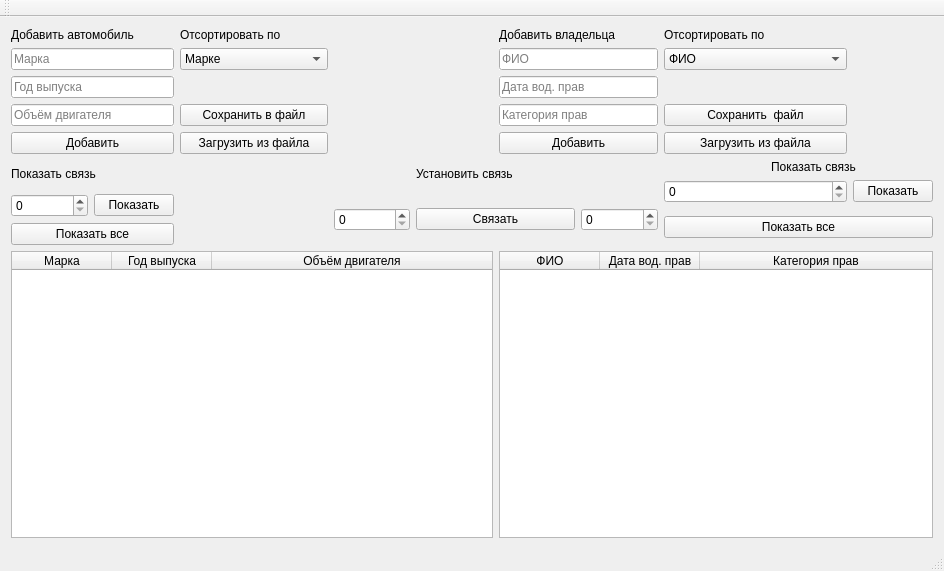
<?xml version="1.0" encoding="UTF-8"?>
<ui version="4.0">
 <class>MainWindow</class>
 <widget class="QMainWindow" name="MainWindow">
  <property name="geometry">
   <rect>
    <x>0</x>
    <y>0</y>
    <width>944</width>
    <height>571</height>
   </rect>
  </property>
  <property name="windowTitle">
   <string>MainWindow</string>
  </property>
  <property name="autoFillBackground">
   <bool>true</bool>
  </property>
  <widget class="QWidget" name="centralWidget">
   <layout class="QGridLayout" name="gridLayout">
    <item row="7" column="0" rowspan="2">
     <widget class="QSpinBox" name="spinBox">
      <property name="autoFillBackground">
       <bool>true</bool>
      </property>
     </widget>
    </item>
    <item row="10" column="5" colspan="5">
     <widget class="QTableWidget" name="tableWidget_2">
      <property name="autoFillBackground">
       <bool>true</bool>
      </property>
      <property name="editTriggers">
       <set>QAbstractItemView::NoEditTriggers</set>
      </property>
      <attribute name="horizontalHeaderStretchLastSection">
       <bool>true</bool>
      </attribute>
      <column>
       <property name="text">
        <string>ФИО</string>
       </property>
      </column>
      <column>
       <property name="text">
        <string>Дата вод. прав</string>
       </property>
      </column>
      <column>
       <property name="text">
        <string>Категория прав</string>
       </property>
      </column>
     </widget>
    </item>
    <item row="2" column="0" colspan="2">
     <widget class="QLineEdit" name="lineEdit_2">
      <property name="autoFillBackground">
       <bool>true</bool>
      </property>
      <property name="placeholderText">
       <string>Год выпуска</string>
      </property>
     </widget>
    </item>
    <item row="7" column="3" rowspan="3">
     <widget class="QSpinBox" name="spinBox_2">
      <property name="autoFillBackground">
       <bool>true</bool>
      </property>
     </widget>
    </item>
    <item row="10" column="0" colspan="5">
     <widget class="QTableWidget" name="tableWidget">
      <property name="autoFillBackground">
       <bool>true</bool>
      </property>
      <property name="editTriggers">
       <set>QAbstractItemView::NoEditTriggers</set>
      </property>
      <attribute name="horizontalHeaderCascadingSectionResizes">
       <bool>false</bool>
      </attribute>
      <attribute name="horizontalHeaderShowSortIndicator" stdset="0">
       <bool>false</bool>
      </attribute>
      <attribute name="horizontalHeaderStretchLastSection">
       <bool>true</bool>
      </attribute>
      <column>
       <property name="text">
        <string>Марка</string>
       </property>
      </column>
      <column>
       <property name="text">
        <string>Год выпуска</string>
       </property>
      </column>
      <column>
       <property name="text">
        <string>Объём двигателя</string>
       </property>
      </column>
     </widget>
    </item>
    <item row="0" column="2">
     <widget class="QLabel" name="label_3">
      <property name="autoFillBackground">
       <bool>true</bool>
      </property>
      <property name="text">
       <string>Отсортировать по</string>
      </property>
     </widget>
    </item>
    <item row="5" column="0" rowspan="2" colspan="2">
     <widget class="QLabel" name="label_4">
      <property name="autoFillBackground">
       <bool>true</bool>
      </property>
      <property name="text">
       <string>Показать связь</string>
      </property>
     </widget>
    </item>
    <item row="0" column="7">
     <widget class="QLabel" name="label_6">
      <property name="autoFillBackground">
       <bool>true</bool>
      </property>
      <property name="text">
       <string>Отсортировать по</string>
      </property>
     </widget>
    </item>
    <item row="3" column="2">
     <widget class="QPushButton" name="pushButton_8">
      <property name="text">
       <string>Сохранить в файл</string>
      </property>
     </widget>
    </item>
    <item row="7" column="6" rowspan="3">
     <widget class="QSpinBox" name="spinBox_3">
      <property name="autoFillBackground">
       <bool>true</bool>
      </property>
     </widget>
    </item>
    <item row="1" column="5" colspan="2">
     <widget class="QLineEdit" name="lineEdit_4">
      <property name="autoFillBackground">
       <bool>true</bool>
      </property>
      <property name="placeholderText">
       <string>ФИО</string>
      </property>
     </widget>
    </item>
    <item row="1" column="2">
     <widget class="QComboBox" name="comboBox">
      <property name="autoFillBackground">
       <bool>true</bool>
      </property>
      <item>
       <property name="text">
        <string>Марке</string>
       </property>
      </item>
      <item>
       <property name="text">
        <string>Марке(-)</string>
       </property>
      </item>
      <item>
       <property name="text">
        <string>Году выпуска</string>
       </property>
      </item>
      <item>
       <property name="text">
        <string>Году выпуска(-)</string>
       </property>
      </item>
      <item>
       <property name="text">
        <string>Объёму двигателя</string>
       </property>
      </item>
      <item>
       <property name="text">
        <string>Объёму двигателя(-)</string>
       </property>
      </item>
     </widget>
    </item>
    <item row="1" column="7" colspan="2">
     <widget class="QComboBox" name="comboBox_2">
      <property name="autoFillBackground">
       <bool>true</bool>
      </property>
      <item>
       <property name="text">
        <string>ФИО</string>
       </property>
      </item>
      <item>
       <property name="text">
        <string>ФИО(-)</string>
       </property>
      </item>
      <item>
       <property name="text">
        <string>Дате</string>
       </property>
      </item>
      <item>
       <property name="text">
        <string>Дате(-)</string>
       </property>
      </item>
      <item>
       <property name="text">
        <string>Категории</string>
       </property>
      </item>
      <item>
       <property name="text">
        <string>Категории(-)</string>
       </property>
      </item>
     </widget>
    </item>
    <item row="8" column="7" rowspan="2" colspan="3">
     <widget class="QPushButton" name="pushButton_7">
      <property name="autoFillBackground">
       <bool>true</bool>
      </property>
      <property name="text">
       <string>Показать все</string>
      </property>
     </widget>
    </item>
    <item row="0" column="0" colspan="2">
     <widget class="QLabel" name="label">
      <property name="autoFillBackground">
       <bool>true</bool>
      </property>
      <property name="text">
       <string>Добавить автомобиль</string>
      </property>
     </widget>
    </item>
    <item row="5" column="8" colspan="2">
     <widget class="QLabel" name="label_7">
      <property name="autoFillBackground">
       <bool>true</bool>
      </property>
      <property name="text">
       <string>Показать связь</string>
      </property>
     </widget>
    </item>
    <item row="2" column="5" colspan="2">
     <widget class="QLineEdit" name="lineEdit_5">
      <property name="autoFillBackground">
       <bool>true</bool>
      </property>
      <property name="placeholderText">
       <string>Дата вод. прав</string>
      </property>
     </widget>
    </item>
    <item row="6" column="9" rowspan="2">
     <widget class="QPushButton" name="pushButton_6">
      <property name="autoFillBackground">
       <bool>true</bool>
      </property>
      <property name="text">
       <string>Показать</string>
      </property>
     </widget>
    </item>
    <item row="3" column="0" colspan="2">
     <widget class="QLineEdit" name="lineEdit_3">
      <property name="autoFillBackground">
       <bool>true</bool>
      </property>
      <property name="placeholderText">
       <string>Объём двигателя</string>
      </property>
     </widget>
    </item>
    <item row="1" column="0" colspan="2">
     <widget class="QLineEdit" name="lineEdit">
      <property name="autoFillBackground">
       <bool>true</bool>
      </property>
      <property name="placeholderText">
       <string>Марка</string>
      </property>
     </widget>
    </item>
    <item row="4" column="5" colspan="2">
     <widget class="QPushButton" name="pushButton_5">
      <property name="autoFillBackground">
       <bool>true</bool>
      </property>
      <property name="text">
       <string>Добавить</string>
      </property>
     </widget>
    </item>
    <item row="7" column="4" rowspan="3" colspan="2">
     <widget class="QPushButton" name="pushButton_4">
      <property name="autoFillBackground">
       <bool>true</bool>
      </property>
      <property name="text">
       <string>Связать</string>
      </property>
     </widget>
    </item>
    <item row="3" column="5" colspan="2">
     <widget class="QLineEdit" name="lineEdit_6">
      <property name="autoFillBackground">
       <bool>true</bool>
      </property>
      <property name="placeholderText">
       <string>Категория прав</string>
      </property>
     </widget>
    </item>
    <item row="7" column="1" rowspan="2">
     <widget class="QPushButton" name="pushButton_2">
      <property name="autoFillBackground">
       <bool>true</bool>
      </property>
      <property name="text">
       <string>Показать</string>
      </property>
     </widget>
    </item>
    <item row="3" column="7" colspan="2">
     <widget class="QPushButton" name="pushButton_10">
      <property name="text">
       <string>Сохранить  файл</string>
      </property>
     </widget>
    </item>
    <item row="6" column="7" rowspan="2" colspan="2">
     <widget class="QSpinBox" name="spinBox_4">
      <property name="autoFillBackground">
       <bool>true</bool>
      </property>
     </widget>
    </item>
    <item row="0" column="5" colspan="2">
     <widget class="QLabel" name="label_2">
      <property name="autoFillBackground">
       <bool>true</bool>
      </property>
      <property name="text">
       <string>Добавить владельца</string>
      </property>
     </widget>
    </item>
    <item row="4" column="7" colspan="2">
     <widget class="QPushButton" name="pushButton_11">
      <property name="text">
       <string>Загрузить из файла</string>
      </property>
     </widget>
    </item>
    <item row="9" column="0" colspan="2">
     <widget class="QPushButton" name="pushButton_3">
      <property name="autoFillBackground">
       <bool>true</bool>
      </property>
      <property name="text">
       <string>Показать все</string>
      </property>
     </widget>
    </item>
    <item row="5" column="4" rowspan="2" colspan="2">
     <widget class="QLabel" name="label_5">
      <property name="autoFillBackground">
       <bool>true</bool>
      </property>
      <property name="text">
       <string>Установить связь</string>
      </property>
     </widget>
    </item>
    <item row="4" column="2">
     <widget class="QPushButton" name="pushButton_9">
      <property name="text">
       <string>Загрузить из файла</string>
      </property>
     </widget>
    </item>
    <item row="4" column="0" colspan="2">
     <widget class="QPushButton" name="pushButton">
      <property name="autoFillBackground">
       <bool>true</bool>
      </property>
      <property name="text">
       <string>Добавить</string>
      </property>
     </widget>
    </item>
   </layout>
   <zorder>label</zorder>
   <zorder>lineEdit</zorder>
   <zorder>lineEdit_2</zorder>
   <zorder>lineEdit_3</zorder>
   <zorder>label_2</zorder>
   <zorder>label_3</zorder>
   <zorder>comboBox</zorder>
   <zorder>label_4</zorder>
   <zorder>spinBox</zorder>
   <zorder>pushButton_2</zorder>
   <zorder>pushButton_3</zorder>
   <zorder>label_5</zorder>
   <zorder>spinBox_2</zorder>
   <zorder>spinBox_3</zorder>
   <zorder>pushButton_4</zorder>
   <zorder>lineEdit_4</zorder>
   <zorder>lineEdit_5</zorder>
   <zorder>lineEdit_6</zorder>
   <zorder>pushButton_5</zorder>
   <zorder>label_6</zorder>
   <zorder>comboBox_2</zorder>
   <zorder>spinBox_4</zorder>
   <zorder>label_7</zorder>
   <zorder>pushButton_6</zorder>
   <zorder>pushButton_7</zorder>
   <zorder>tableWidget</zorder>
   <zorder>tableWidget_2</zorder>
   <zorder>pushButton_8</zorder>
   <zorder>pushButton_9</zorder>
   <zorder>pushButton_10</zorder>
   <zorder>pushButton_11</zorder>
   <zorder>pushButton</zorder>
  </widget>
  <widget class="QMenuBar" name="menuBar">
   <property name="geometry">
    <rect>
     <x>0</x>
     <y>0</y>
     <width>944</width>
     <height>25</height>
    </rect>
   </property>
  </widget>
  <widget class="QToolBar" name="mainToolBar">
   <attribute name="toolBarArea">
    <enum>TopToolBarArea</enum>
   </attribute>
   <attribute name="toolBarBreak">
    <bool>false</bool>
   </attribute>
  </widget>
  <widget class="QStatusBar" name="statusBar"/>
 </widget>
 <layoutdefault spacing="6" margin="11"/>
 <resources/>
 <connections/>
</ui>
